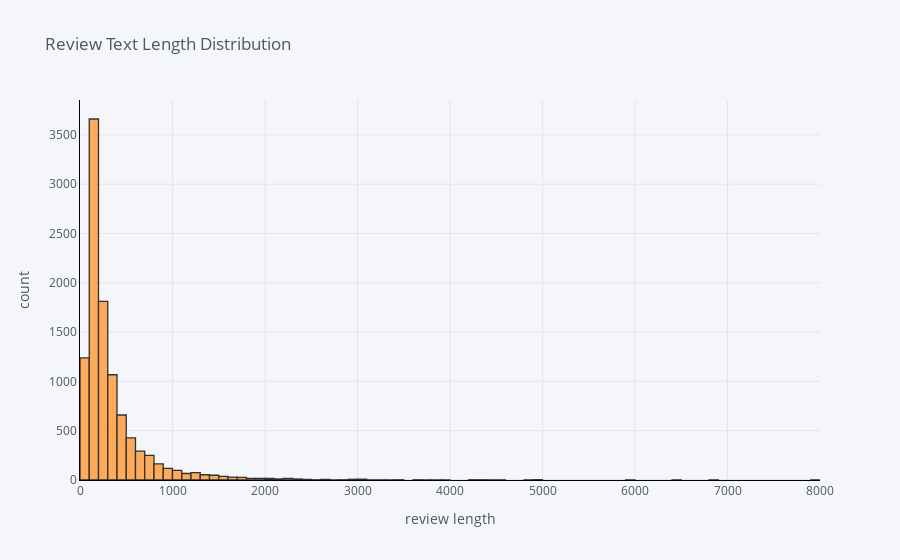

Here is the notebook cell this chart was saved with:
### Markdown cell above
## Review Text Length Distribution
**Let's check out the length of review text**

### Code cell
process_reviews['review_len'].iplot(
    kind='hist',
    bins=100,
    xTitle='review length',
    linecolor='black',
    yTitle='count',
    title='Review Text Length Distribution')

### Figure 1 — Plotly figure (JSON) as saved in the notebook; plotly's stock layout.template omitted (floating-point values rounded to 4 significant figures; data arrays with more than 128 entries replaced by an {"elided": "..."} marker saying what was removed)
{"data": [{"histfunc": "count", "histnorm": "", "marker": {"color": "rgba(255, 153, 51, 1.0)", "line": {"color": "#000000", "width": 1.3}}, "name": "review_len", "nbinsx": 100, "opacity": 0.8, "orientation": "v", "type": "histogram", "x": {"elided": "10261 int values"}}], "layout": {"barmode": "overlay", "legend": {"bgcolor": "#F5F6F9", "font": {"color": "#4D5663"}}, "paper_bgcolor": "#F5F6F9", "plot_bgcolor": "#F5F6F9", "title": {"font": {"color": "#4D5663"}, "text": "Review Text Length Distribution"}, "xaxis": {"gridcolor": "#E1E5ED", "linecolor": "black", "showgrid": true, "tickfont": {"color": "#4D5663"}, "title": {"font": {"color": "#4D5663"}, "text": "review length"}, "zerolinecolor": "#E1E5ED"}, "yaxis": {"gridcolor": "#E1E5ED", "linecolor": "black", "showgrid": true, "tickfont": {"color": "#4D5663"}, "title": {"font": {"color": "#4D5663"}, "text": "count"}, "zerolinecolor": "#E1E5ED"}}}
